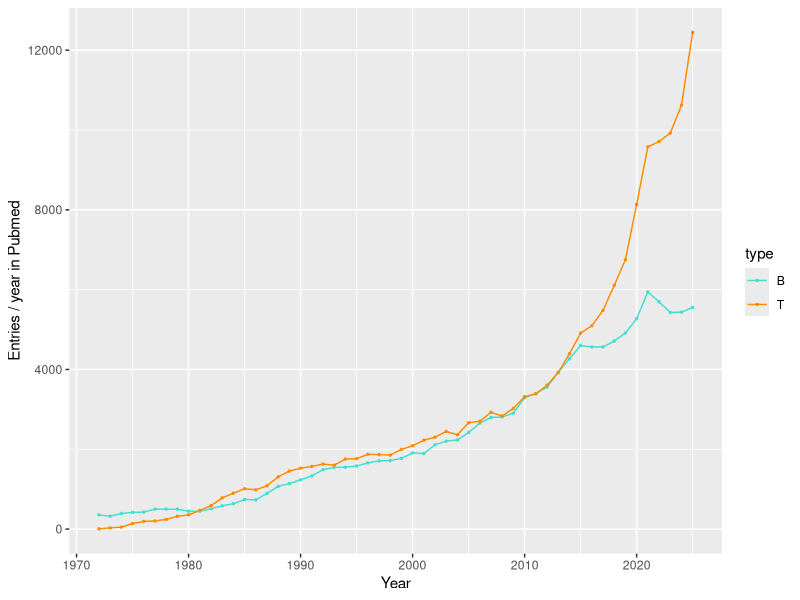
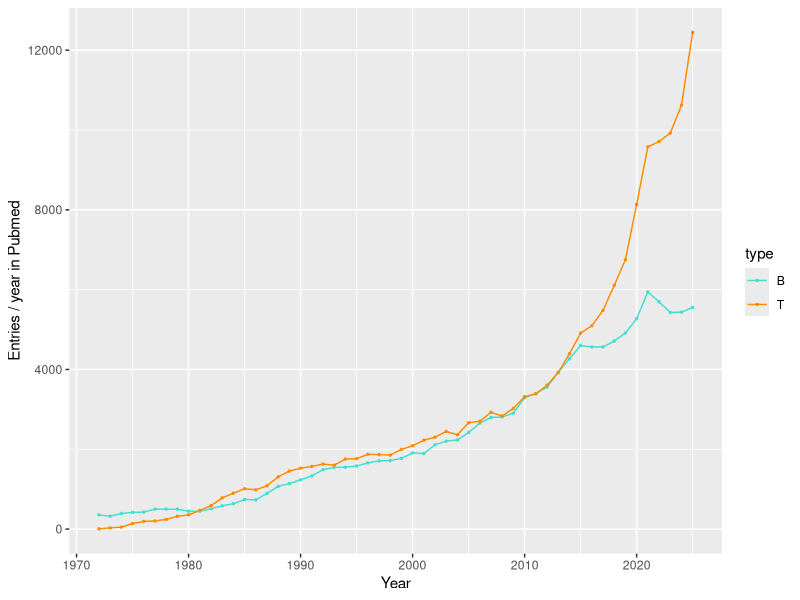

Write R code to recreate these figures, in order.
library("tidyverse")
data_aquired = as.Date("2025-08-13")
fac = 365 / as.numeric(as.Date("2025-08-13") - as.Date("2024-12-31")) # for extrapolation 2025

b = readr::read_csv("B-PubMed_Timeline_Results_by_Year.csv", skip = 1) # https://pubmed.ncbi.nlm.nih.gov/?term=%22B+cell%22+AND+cancer&sort=pubdate
t = readr::read_csv("T-PubMed_Timeline_Results_by_Year.csv", skip = 1) # https://pubmed.ncbi.nlm.nih.gov/?term=%22T+cell%22+AND+cancer&sort=pubdate
x = bind_rows(mutate(b, type = "B"), mutate(t, type = "T"))
x = mutate(x, Count = ifelse(Year == 2025, fac*Count, Count)) |>
  filter(Year >= 1972 & Year <= 2025)

gg = ggplot(x, aes(x = Year, y = Count, col = type)) + geom_line() + geom_point(size = 0.5) +
  scale_color_manual(values = c(T = "darkorange", B = "turquoise")) +
  ylab("Entries / year in Pubmed")  # + scale_y_log10()

ggsave("B-vs-T-pubmed.png", gg, width = 6, height = 4, dpi = 300)     
ggsave("B-vs-T-pubmed.pdf", gg, width = 6, height = 4, dpi = 300)     